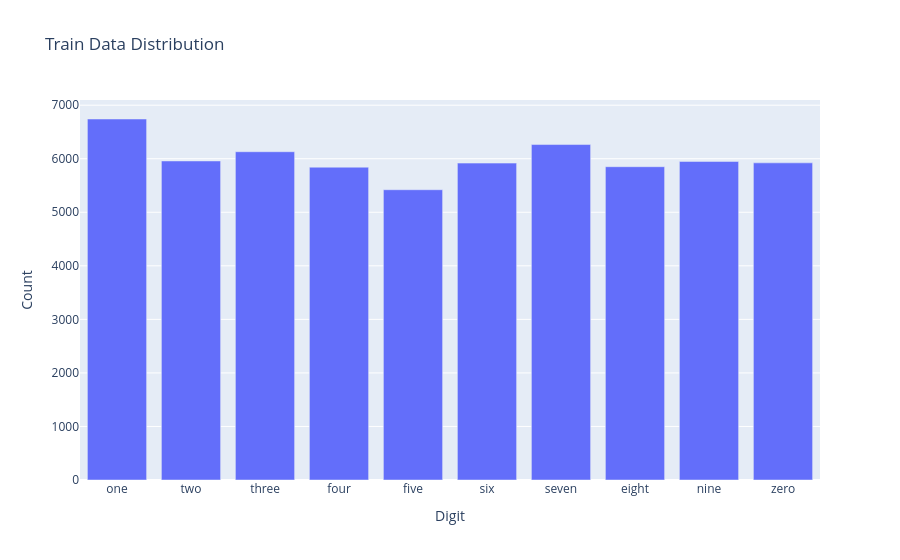
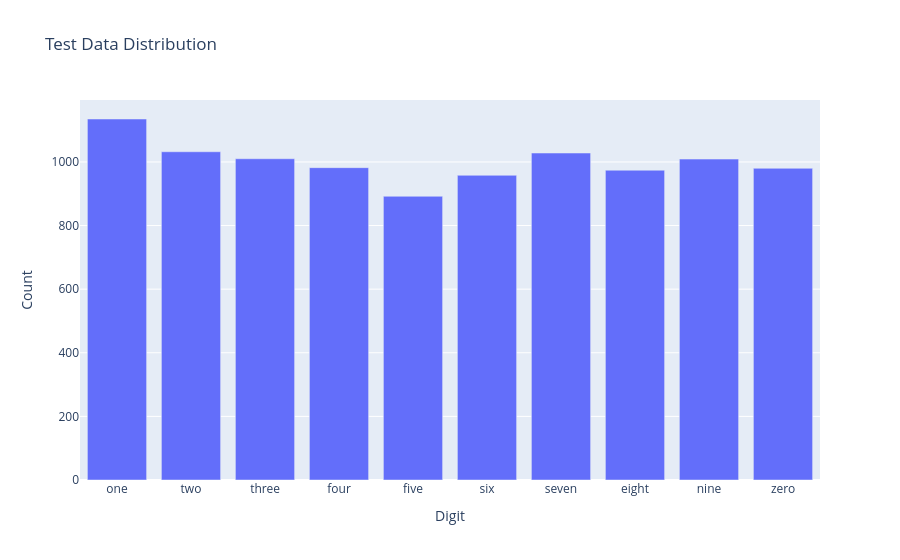

The notebook cell these images were saved under, in order:
### Code cell
fig = px.bar(train_dist_df, x='Digit', y='Count', title='Train Data Distribution')
fig.show()

fig = px.bar(test_dist_df, x='Digit', y='Count', title='Test Data Distribution')
fig.show()

# %%

### Figure 1 — Plotly figure (JSON) as saved in the notebook; plotly's stock layout.template omitted (floating-point values rounded to 4 significant figures)
{"data": [{"hovertemplate": "Digit=%{x}<br>Count=%{y}<extra></extra>", "legendgroup": "", "marker": {"color": "#636efa", "pattern": {"shape": ""}}, "name": "", "orientation": "v", "showlegend": false, "textposition": "auto", "type": "bar", "x": ["one", "two", "three", "four", "five", "six", "seven", "eight", "nine", "zero"], "xaxis": "x", "y": [6742, 5958, 6131, 5842, 5421, 5918, 6265, 5851, 5949, 5923], "yaxis": "y"}], "layout": {"barmode": "relative", "legend": {"tracegroupgap": 0}, "title": {"text": "Train Data Distribution"}, "xaxis": {"anchor": "y", "domain": [0, 1], "title": {"text": "Digit"}}, "yaxis": {"anchor": "x", "domain": [0, 1], "title": {"text": "Count"}}}}

### Figure 2 — Plotly figure (JSON) as saved in the notebook; plotly's stock layout.template omitted (floating-point values rounded to 4 significant figures)
{"data": [{"hovertemplate": "Digit=%{x}<br>Count=%{y}<extra></extra>", "legendgroup": "", "marker": {"color": "#636efa", "pattern": {"shape": ""}}, "name": "", "orientation": "v", "showlegend": false, "textposition": "auto", "type": "bar", "x": ["one", "two", "three", "four", "five", "six", "seven", "eight", "nine", "zero"], "xaxis": "x", "y": [1135, 1032, 1010, 982, 892, 958, 1028, 974, 1009, 980], "yaxis": "y"}], "layout": {"barmode": "relative", "legend": {"tracegroupgap": 0}, "title": {"text": "Test Data Distribution"}, "xaxis": {"anchor": "y", "domain": [0, 1], "title": {"text": "Digit"}}, "yaxis": {"anchor": "x", "domain": [0, 1], "title": {"text": "Count"}}}}
